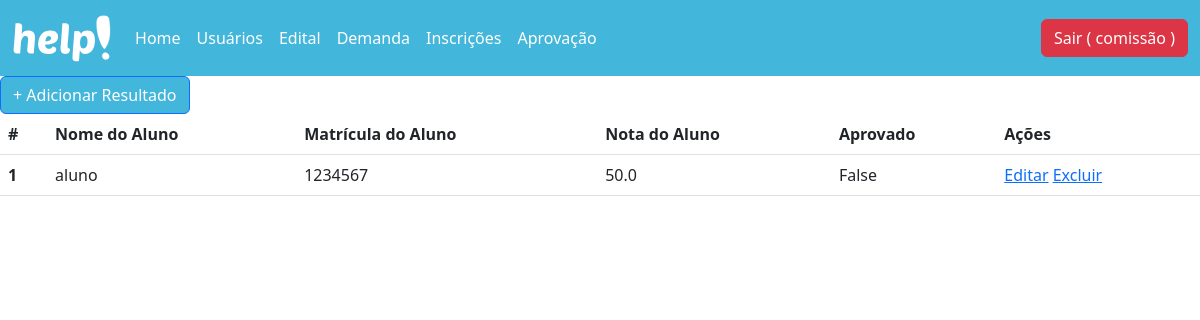
Page /aprovacao/recovery (signed in) on the committed database.
### database/models.py (models this page shows, shortened)
class Usuario(db.Model, UserMixin):
  __tablename__= "usuario"
  id = db.Column(db.Integer, primary_key = True)
  nome = db.Column(db.String(100))
  email = db.Column(db.String(100))
  matricula = db.Column(db.String(100))
  senha = db.Column(db.String(100))
  admin = db.Column(db.Boolean)
  professor = db.Column(db.Boolean)

class Aprovacao(db.Model):
  id = db.Column(db.Integer, primary_key = True)
  id_usuario = db.Column(db.Integer, db.ForeignKey('usuario.matricula'))
  nota = db.Column(db.Float)
  aprovacao = db.Column(db.Boolean)
  usuario = db.relationship('Usuario', foreign_keys=id_usuario)

### controllers/aprovacao.py (the view)
@bp_aprovacao.route('/recovery')
@login_required
def recovery():
  if not current_user.admin:
    flash("Acesso não permitido")
    return redirect('/login')
  aprovacao = Aprovacao.query.all()
  return render_template('aprovacao_recovery.html', aprovacao = aprovacao)

### controllers/usuario.py (called while the page is built)
@lm.user_loader
def load_user(id):
  usuario = Usuario.query.filter_by(id=id).first()
  return usuario

### templates/aprovacao_recovery.html
{% extends 'header.html' %}
{% block container %}
<a href="/aprovacao/create" class="btn btn-primary" style="background-color: #43B6DB !important">+ Adicionar Resultado</a>
  <table class="table">
    <thead>
      <tr>
        <th scope="col">#</th>
        <th scope="col">Nome do Aluno</th>
        <th scope="col">Matrícula do Aluno</th>
        <th scope="col">Nota do Aluno</th>
        <th scope="col">Aprovado</th>
        {% if current_user.admin %}
        <th scope="col">Ações</th>
        {% endif %}
      </tr>
    </thead>
    <tbody>
      {% for a in aprovacao %}
        <tr>
          <th scope="row">{{a.id}}</th>
          <td>{{a.usuario.nome}}</td>
          <td>{{a.usuario.matricula}}</td>
          <td>{{a.nota}}</td>
          <td>{{a.aprovacao}}</td>
        {% if current_user.admin %}
          <td>
            <a href="/aprovacao/update/{{a.id}}">Editar</a>
				    <a href="/aprovacao/delete/{{a.id}}">Excluir</a>
          </td>
        {% endif %}
        </tr>
	    {% endfor %}
    </tbody>
  </table>
{% endblock %}

### templates/header.html (shortened to what this page needs)
<!DOCTYPE html>
<html lang="pt-br">
<head>
  <link href="https://cdn.jsdelivr.net/npm/bootstrap@5.3.0-alpha1/dist/css/bootstrap.min.css" rel="stylesheet">
  <link rel="stylesheet" href="/static/header.css">
</head>
<body>
<nav class="navbar navbar-expand-lg bg-body-tertiary" style="background-color: #43B6DB !important;">
  <div class="container-fluid">
    <a class="navbar-brand" href="/usuarios/dashboard"><img src="/static/assets/help.svg" alt="..." height="50vh"></a>
    <div class="collapse navbar-collapse" id="navbarSupportedContent">
      <ul class="navbar-nav me-auto mb-2 mb-lg-0">
        <li class="nav-item">
          <a class="nav-link active" aria-current="page" href="/usuarios/dashboard">Home</a>
        </li>
        {% if current_user.admin %}
        <li class="nav-item">
          <a class="nav-link" href="/usuarios/recovery">Usuários</a>
        </li>
        {% endif %}
        {% if current_user.admin %}
        <li class="nav-item">
          <a class="nav-link" href="/edital/recovery">Edital</a>
        </li>
        {% endif %}
        {% if current_user.professor %}
        <li class="nav-item">
          <a class="nav-link" href="/demanda/recovery">Demanda</a>
        </li>
        {% endif %}
        {% if current_user.professor %}
        <li class="nav-item">
          <a class="nav-link" href="/inscricao/recovery">Inscrições</a>
        </li>
        {% endif %}
        {% if current_user.professor %}
        <li class="nav-item">
          <a class="nav-link" href="/aprovacao/recovery">Aprovação</a>
        </li>
        {% endif %}
      </ul>
      <form class="d-flex" role="search">
        <a href="{{url_for('usuarios.logoff')}}" class="btn btn-danger" id="button-sair">Sair ( {{current_user.nome}} )</a>
      </form>
    </div>
  </div>
</nav>
  {% block container %}
  {% endblock %}
</body>
</html>

### static/header.css (style rules this page uses)
.nav-link { color: white !important; transition: 0.5s ease-in-out; }

### rows in the picture
Usuario: nome "comissão"
Aprovacao: id "1", usuario.nome "aluno", usuario.matricula "1234567", nota "50.0", aprovacao "False"
